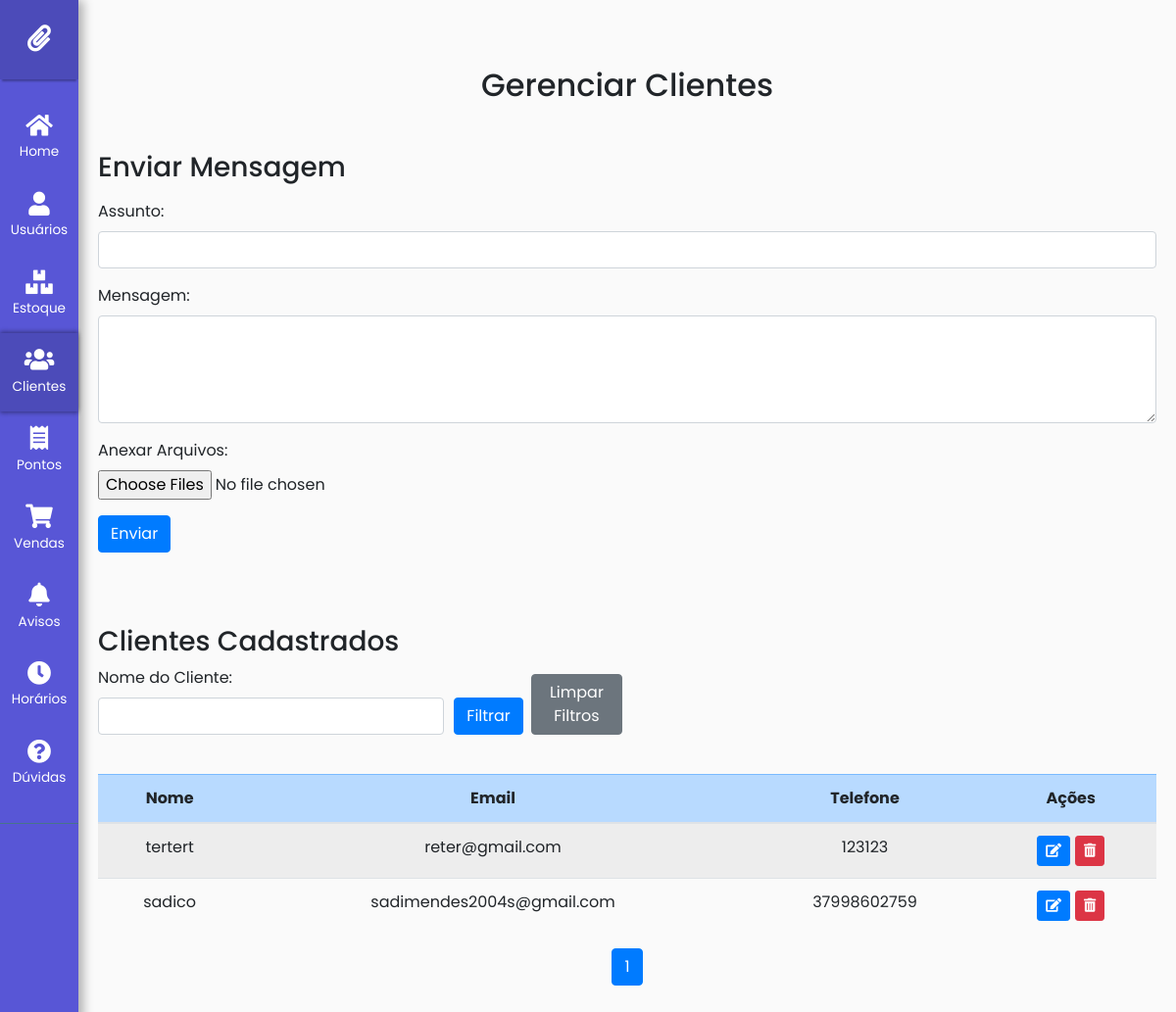
The app's page /clientes/ (signed in) with its own data.
### clientes/models.py (models this page shows, shortened)
class Cliente(models.Model):
    nome = models.CharField(max_length=100)
    email = models.EmailField()
    telefone = models.CharField(max_length=15)

### clientes/views.py (the view, shortened to what this page needs)
# urls.py: path('', views.admin_dashboard_clientes, name='admin-clientes'),
@user_passes_test(is_admin)
def admin_dashboard_clientes(request):
    clientes = Cliente.objects.all()
    nome_cliente = request.GET.get('nome_cliente')
    if nome_cliente:
        clientes = clientes.filter(nome__icontains=nome_cliente)
    paginator = Paginator(clientes, 10)  # Mostra 10 clientes por página
    page_number = request.GET.get('page')
    page_obj = paginator.get_page(page_number)
    return TemplateResponse(request, 'admin_dashboard_clientes.html', {'clientes': page_obj})

### core/utils.py (called while the page is built)
def is_admin(user):
    return user.is_staff

### clientes/templates/admin_dashboard_clientes.html (shortened to what this page needs)
{% extends base_template %}
{% load static %}
{% block head %}
    <link rel="stylesheet" href="{% static 'css/admin_dashboard_clientes.css' %}">
{% endblock %}
{% block body %}
<div class="container mt-5">
    <h2 class="text-center">Gerenciar Clientes</h2>
    <h3 class="mt-5">Enviar Mensagem</h3>
    <form method="POST" enctype="multipart/form-data" class="mt-3">
        <div class="form-group">
            <label for="assunto">Assunto:</label>
            <input type="text" id="assunto" name="assunto" class="form-control" required>
        </div>
        <div class="form-group">
            <label for="mensagem">Mensagem:</label>
            <textarea id="mensagem" name="mensagem" rows="4" class="form-control" required></textarea>
        </div>
        <div class="form-group">
            <label for="arquivos">Anexar Arquivos:</label>
            <input type="file" name="arquivos" class="form-control-file" multiple>
        </div>
        <button type="submit" class="btn btn-primary" style="margin-bottom: 50px">Enviar</button>
    </form>
    <h3 class="mt-4">Clientes Cadastrados</h3>
    <form method="GET" class="mb-4">
        <div class="form-row">
            <div class="form-group col-md-4">
                <label for="nome_cliente">Nome do Cliente:</label>
                <input type="text" id="nome_cliente" name="nome_cliente" class="form-control" value="{{ request.GET.nome_cliente }}">
            </div>
            <div class="form-group col-md-2 d-flex align-items-end">
                <button type="submit" class="btn btn-primary">Filtrar</button>
                <a href="{% url 'clientes:admin-clientes' %}" class="btn btn-secondary ml-2">Limpar Filtros</a>
            </div>
        </div>
    </form>
    <div class="table-responsive">
        <table class="table table-striped table-hover">
            <thead class="table-primary text-center">
                <tr>
                    <th>Nome</th>
                    <th>Email</th>
                    <th>Telefone</th>
                    <th>Ações</th>
                </tr>
            </thead>
            <tbody>
                {% if clientes %}
                    {% for cliente in clientes %}
                    <tr class="text-center">
                        <td>{{ cliente.nome }}</td>
                        <td>{{ cliente.email }}</td>
                        <td>{{ cliente.telefone }}</td>
                        <td>
                            <div class="d-flex justify-content-center">
                                <button class="btn btn-primary btn-sm btn-editCliente" data-toggle="modal" data-target="#modalEditCliente" data-id="{{ cliente.pk }}" style="margin-right: 5px;">
                                    <i class="fas fa-edit"></i>
                                </button>
                                <button type="button" class="btn btn-danger btn-sm" data-toggle="modal" data-target="#confirmDeleteModal" data-url="{% url 'clientes:excluir-cliente' cliente.pk %}">
                                    <i class="fas fa-trash-alt"></i>
                                </button>
                            </div>
                        </td>
                    </tr>
                    {% endfor %}
                {% else %}
                    <tr>
                        <td colspan="4" class="text-center">Nenhum cliente encontrado.</td>
                    </tr>
                {% endif %}
            </tbody>
        </table>
    </div>
    <div class="d-flex justify-content-center">
        <nav aria-label="Page navigation">
            <ul class="pagination">
                {% for num in clientes.paginator.page_range %}
                    <li class="page-item {% if clientes.number == num %}active{% endif %}">
                        <a class="page-link" href="?{% if request.GET.nome_cliente %}nome_cliente={{ request.GET.nome_cliente }}&{% endif %}page={{ num }}">{{ num }}</a>
                    </li>
                {% endfor %}
            </ul>
        </nav>
    </div>
{% endblock %}

### static/css/base.css (style rules this page uses)
body { font-family: 'Poppins', sans-serif; background: #fafafa; }
a, a:hover, a:focus { color: inherit; text-decoration: none; transition: all 0.3s; }
i, span { display: inline-block; }

### records on screen
Cliente: nome "tertert", email "reter@gmail.com", telefone "123123"
Cliente: nome "sadico", email "sadimendes2004s@gmail.com", telefone "37998602759"

### other values on screen
{{ num }} "1"
